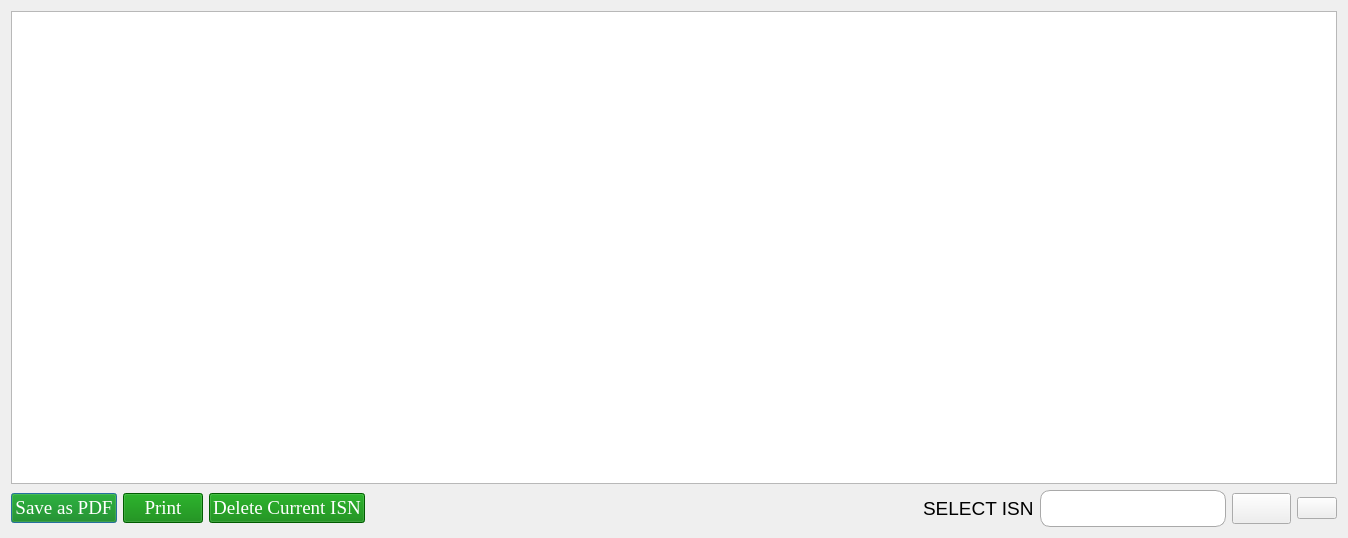
<?xml version="1.0" encoding="UTF-8"?>
<ui version="4.0">
 <class>viewISN</class>
 <widget class="QDialog" name="viewISN">
  <property name="geometry">
   <rect>
    <x>0</x>
    <y>0</y>
    <width>1348</width>
    <height>538</height>
   </rect>
  </property>
  <property name="windowTitle">
   <string>View ISN</string>
  </property>
  <layout class="QVBoxLayout" name="verticalLayout">
   <item>
    <widget class="QTextBrowser" name="textBrowser">
     <property name="html">
      <string>&lt;!DOCTYPE HTML PUBLIC &quot;-//W3C//DTD HTML 4.0//EN&quot; &quot;http://www.w3.org/TR/REC-html40/strict.dtd&quot;&gt;
&lt;html&gt;&lt;head&gt;&lt;meta name=&quot;qrichtext&quot; content=&quot;1&quot; /&gt;&lt;style type=&quot;text/css&quot;&gt;
p, li { white-space: pre-wrap; }
&lt;/style&gt;&lt;/head&gt;&lt;body style=&quot; font-family:'PibotoLt'; font-size:12pt; font-weight:400; font-style:normal;&quot;&gt;
&lt;p align=&quot;center&quot; style=&quot;-qt-paragraph-type:empty; margin-top:0px; margin-bottom:0px; margin-left:0px; margin-right:0px; -qt-block-indent:0; text-indent:0px; font-family:'MS Shell Dlg 2'; font-size:7.8pt;&quot;&gt;&lt;br /&gt;&lt;/p&gt;&lt;/body&gt;&lt;/html&gt;</string>
     </property>
    </widget>
   </item>
   <item>
    <layout class="QHBoxLayout" name="horizontalLayout">
     <item>
      <widget class="QPushButton" name="pushButton_save_PDF">
       <property name="font">
        <font>
         <family>Times New Roman</family>
         <pointsize>14</pointsize>
         <weight>50</weight>
         <italic>false</italic>
         <bold>false</bold>
        </font>
       </property>
       <property name="styleSheet">
        <string notr="true">
QPushButton{

	

	font: 14pt &quot;Times New Roman&quot;;  

		border-right: 1px solid #aaaaaa;

		border-bottom: 1px solid #aaaaaa;



}



QPushButton:enabled {

		background-color: green;

		color: white;

}



QPushButton:pressed {

		background-color: green;

		color: white;

}





QPushButton:hover:!pressed {

		background-color: ORANGE;

		color: red;

}



QPushButton:disabled {

		background-color: #aaaaaa;

		color: #ffffff;

}</string>
       </property>
       <property name="text">
        <string>Save as PDF</string>
       </property>
      </widget>
     </item>
     <item>
      <widget class="QPushButton" name="pushButton_Print_ISN">
       <property name="font">
        <font>
         <family>Times New Roman</family>
         <pointsize>14</pointsize>
         <weight>50</weight>
         <italic>false</italic>
         <bold>false</bold>
        </font>
       </property>
       <property name="styleSheet">
        <string notr="true">
QPushButton{

	

	font: 14pt &quot;Times New Roman&quot;;  

		border-right: 1px solid #aaaaaa;

		border-bottom: 1px solid #aaaaaa;



}



QPushButton:enabled {

		background-color: green;

		color: white;

}



QPushButton:pressed {

		background-color: green;

		color: white;

}





QPushButton:hover:!pressed {

		background-color: ORANGE;

		color: red;

}



QPushButton:disabled {

		background-color: #aaaaaa;

		color: #ffffff;

}</string>
       </property>
       <property name="text">
        <string>Print</string>
       </property>
      </widget>
     </item>
     <item>
      <widget class="QPushButton" name="pushButton_Delete_ISN">
       <property name="font">
        <font>
         <family>Times New Roman</family>
         <pointsize>14</pointsize>
         <weight>50</weight>
         <italic>false</italic>
         <bold>false</bold>
        </font>
       </property>
       <property name="styleSheet">
        <string notr="true">
QPushButton{

	

	font: 14pt &quot;Times New Roman&quot;;  

		border-right: 1px solid #aaaaaa;

		border-bottom: 1px solid #aaaaaa;



}



QPushButton:enabled {

		background-color: green;

		color: white;

}



QPushButton:pressed {

		background-color: green;

		color: white;

}





QPushButton:hover:!pressed {

		background-color: ORANGE;

		color: red;

}



QPushButton:disabled {

		background-color: #aaaaaa;

		color: #ffffff;

}</string>
       </property>
       <property name="text">
        <string>Delete Current ISN</string>
       </property>
      </widget>
     </item>
     <item>
      <spacer name="horizontalSpacer">
       <property name="orientation">
        <enum>Qt::Horizontal</enum>
       </property>
       <property name="sizeType">
        <enum>QSizePolicy::MinimumExpanding</enum>
       </property>
       <property name="sizeHint" stdset="0">
        <size>
         <width>40</width>
         <height>20</height>
        </size>
       </property>
      </spacer>
     </item>
     <item>
      <widget class="QLabel" name="label">
       <property name="font">
        <font>
         <pointsize>14</pointsize>
        </font>
       </property>
       <property name="text">
        <string>SELECT ISN</string>
       </property>
      </widget>
     </item>
     <item>
      <widget class="QLineEdit" name="lineEdit_isn_select">
       <property name="sizePolicy">
        <sizepolicy hsizetype="Preferred" vsizetype="Fixed">
         <horstretch>0</horstretch>
         <verstretch>0</verstretch>
        </sizepolicy>
       </property>
       <property name="font">
        <font>
         <pointsize>14</pointsize>
        </font>
       </property>
       <property name="styleSheet">
        <string notr="true">QLineEdit {
    border: 1px solid #a9a9a9;
    padding: 5px;
    border-radius: 10px; /* Adjust the value to control the roundness */
    background-color: #ffffff; /* Set the background color to white */
    color: #333333;
}

QLineEdit:focus {
    border-color: #3e7bb6;
}
</string>
       </property>
      </widget>
     </item>
     <item>
      <widget class="QPushButton" name="pushButton_Search">
       <property name="font">
        <font>
         <pointsize>14</pointsize>
        </font>
       </property>
       <property name="text">
        <string/>
       </property>
       <property name="icon">
        <iconset resource="asert.qrc">
         <normaloff>:/Images/search.png</normaloff>:/Images/search.png</iconset>
       </property>
       <property name="iconSize">
        <size>
         <width>30</width>
         <height>30</height>
        </size>
       </property>
      </widget>
     </item>
     <item>
      <widget class="QPushButton" name="pushButton_ref">
       <property name="text">
        <string/>
       </property>
       <property name="icon">
        <iconset resource="asert.qrc">
         <normaloff>:/Images/refresh.png</normaloff>:/Images/refresh.png</iconset>
       </property>
       <property name="iconSize">
        <size>
         <width>30</width>
         <height>30</height>
        </size>
       </property>
      </widget>
     </item>
    </layout>
   </item>
  </layout>
 </widget>
 <resources>
  <include location="asert.qrc"/>
 </resources>
 <connections/>
</ui>
